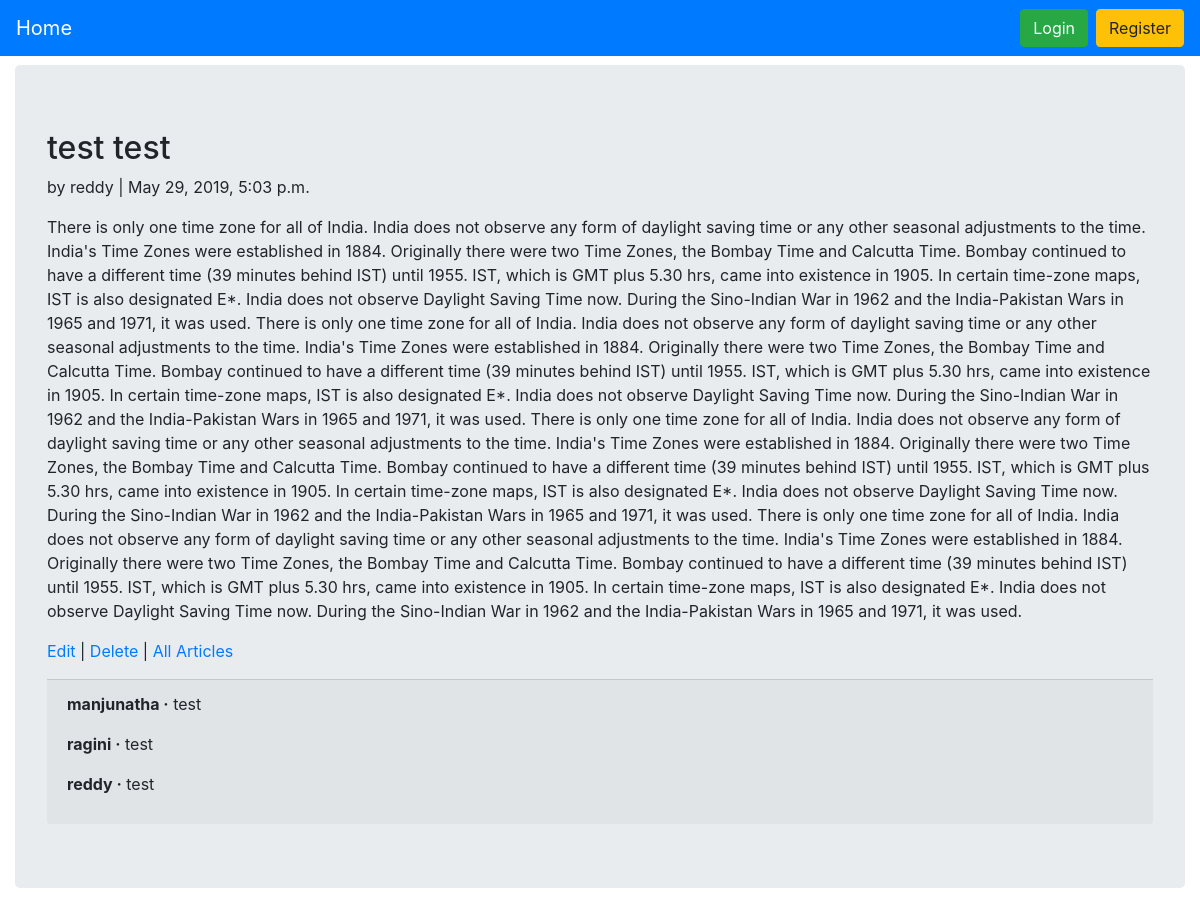
The page /articles/4/ on the database its author committed.
### articles/models.py (models this page shows, shortened)
class Article(models.Model):
    title = models.CharField(max_length=255)
    body = models.TextField()
    date = models.DateTimeField(auto_now_add=True)
    author = models.ForeignKey(
        get_user_model(),
        on_delete=models.CASCADE,
    )

class Comment(models.Model):
    article = models.ForeignKey(Article, on_delete=models.CASCADE, related_name='comments',)
    comment = models.CharField(max_length=150)
    author = models.ForeignKey(
        get_user_model(),
        on_delete=models.CASCADE,
    )
    def __str__(self):
        return self.comment

### users/models.py (models this page shows)
class CustomUser(AbstractUser):
    email = models.EmailField(null=True, blank=True)
    age = models.PositiveIntegerField(null=True, blank=True)
    mobile = models.IntegerField(null=True, blank=True)
    address = models.TextField(null=True, blank=True)

### articles/views.py (the view)
# urls.py: path('<int:pk>/', DetailedArticle.as_view(), name='article_detail'),
class DetailedArticle(DetailView):
    model = Article
    template_name = 'article_details.html'

### articles/templates/article_details.html
{% extends 'base.html' %}
{% block content %}
<div class="jumbotron">
    <h2>{{ object.title }}</h2>
    <p>by {{ object.author }} | {{ object.date }}</p>
    <p>{{ object.body }}</p>
    <p>
        <a href="{% url 'article_edit' article.pk %}">Edit</a> |
        <a href="{% url 'article_delete' article.pk %}">Delete</a> | <a href="{% url 'articles_list' %}">All Articles</a>
    </p>
    <div class="card-footer">
        {% for comment in article.comments.all %}
        <p>
            <span class="font-weight-bold">{{ comment.author }} &middot;</span>
            {{ comment }}
        </p>
        {% endfor %}
    </div>
</div>
{% endblock content %}

### rows shown on the page
Article: title "test test", author "reddy", date "May 29, 2019, 5:03 p.m.", body "There is only one time zone for all of India. India does not observe any form of daylight saving time or any other seasonal adjustments to the time. India's Time Zones were established in 1884. Originally there were two Time Zones, the Bombay Time and Calcutta Time. Bombay continued to have a different time (39 minutes behind IST) until 1955. IST, which is GMT plus 5.30 hrs, came into existence in 1905. In certain time-zone maps, IST is also designated E*. India does not observe Daylight Saving Time now. During the Sino-Indian War in 1962 and the India-Pakistan Wars in 1965 and 1971, it was used. There is only one time zone for all of India. India does not observe any form of daylight…"
Comment: author "manjunatha", comment "test"
Comment: author "ragini", comment "test"
Comment: author "reddy", comment "test"
